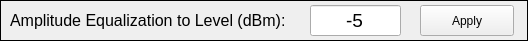
    <widget class="QFrame" name="frame_eq">
     <property name="geometry">
      <rect>
       <x>20</x>
       <y>20</y>
       <width>528</width>
       <height>41</height>
      </rect>
     </property>
     <property name="frameShape">
      <enum>QFrame::Box</enum>
     </property>
     <property name="frameShadow">
      <enum>QFrame::Plain</enum>
     </property>
     <widget class="QLabel" name="label">
      <property name="geometry">
       <rect>
        <x>10</x>
        <y>10</y>
        <width>291</width>
        <height>21</height>
       </rect>
      </property>
      <property name="font">
       <font>
        <pointsize>12</pointsize>
       </font>
      </property>
      <property name="text">
       <string>Amplitude Equalization to Level (dBm):</string>
      </property>
     </widget>
     <widget class="QLineEdit" name="lineEdit">
      <property name="geometry">
       <rect>
        <x>310</x>
        <y>5</y>
        <width>91</width>
        <height>31</height>
       </rect>
      </property>
      <property name="font">
       <font>
        <pointsize>14</pointsize>
       </font>
      </property>
      <property name="text">
       <string>-5</string>
      </property>
      <property name="alignment">
       <set>Qt::AlignCenter</set>
      </property>
     </widget>
     <widget class="QPushButton" name="eq_apply">
      <property name="geometry">
       <rect>
        <x>420</x>
        <y>5</y>
        <width>94</width>
        <height>31</height>
       </rect>
      </property>
      <property name="text">
       <string>Apply</string>
      </property>
      <property name="autoDefault">
       <bool>false</bool>
      </property>
     </widget>
    </widget>
